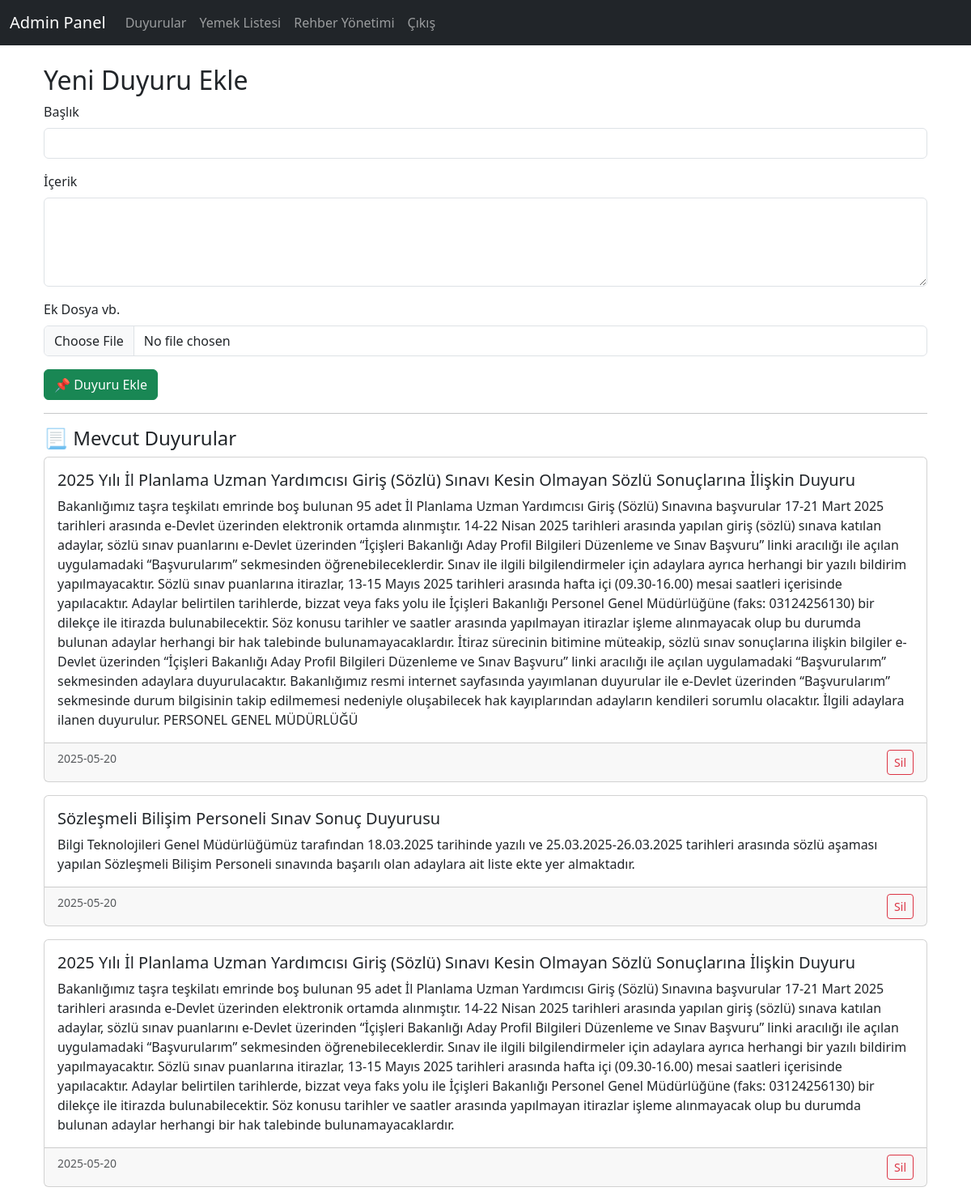
The app's page /admin/duyurular, older data.
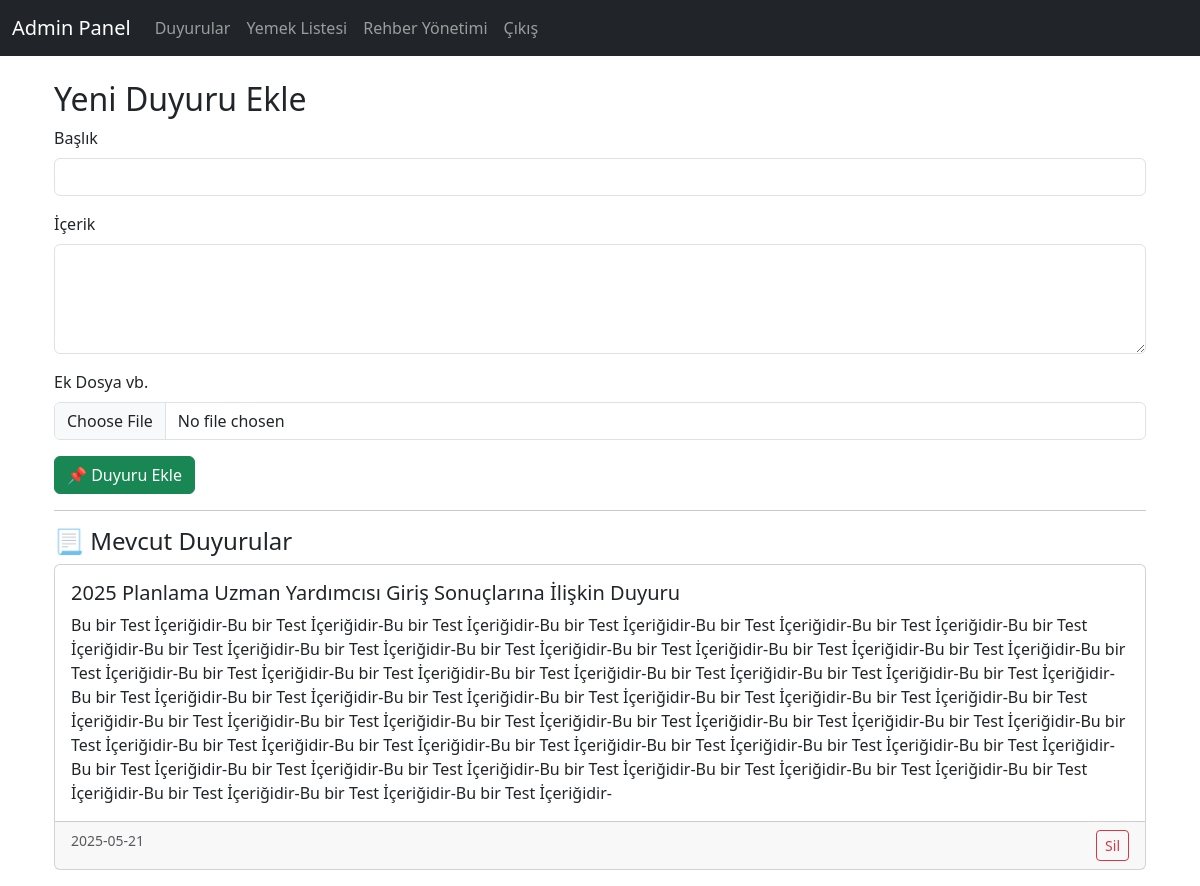
The same page, newer data.
### tables this page shows
CREATE TABLE duyurular (
            id INTEGER PRIMARY KEY AUTOINCREMENT,
            baslik TEXT NOT NULL,
            icerik TEXT NOT NULL
        , tarih TEXT);

### app.py (the view, shortened to what this page needs)
@app.route('/admin/duyurular', methods=['GET', 'POST'])
def admin_duyurular():
    db = get_db_connection()
    tarih_filter = request.args.get('tarih_filter')
    siralama = request.args.get('siralama', 'desc')
    query = "SELECT * FROM duyurular"
    params = []
    if tarih_filter:
        query += " WHERE tarih >= ?"
        params.append(tarih_filter)
    query += f" ORDER BY tarih {siralama.upper()}"
    duyurular = db.execute(query, params).fetchall()
    db.close()
    return render_template_tarihli('panel_template/duyuru_edit.html', duyurular=duyurular, tarih_filter=tarih_filter, siralama=siralama)

### app.py (called while the page is built)
def get_db_connection():
    conn = sqlite3.connect('rehber.db')
    conn.row_factory = sqlite3.Row
    return conn

def tarih_formatla(tarih):
    if isinstance(tarih, datetime):
        return tarih.strftime('%d.%m.%Y')
    elif isinstance(tarih, str):
        try:
            dt = datetime.fromisoformat(tarih)  # '2024-05-19'
            return dt.strftime('%d.%m.%Y')
        except:
            return tarih
    return tarih

def recursive_format(value):
    if isinstance(value, list):
        return [recursive_format(v) for v in value]
    elif isinstance(value, dict):
        return {k: recursive_format(v) for k, v in value.items()}
    else:
        return tarih_formatla(value)

def render_template_tarihli(template_name, **context):
    formatted_context = {k: recursive_format(v) for k, v in context.items()}
    return render_template(template_name, **formatted_context)

### templates/panel_template/duyuru_edit.html
{% extends "panel_template/base_admin_panel.html" %}
{% block content %}
<html lang="tr">
<div class="container mt-4">
    <h2>Yeni Duyuru Ekle</h2>
    <form method="POST">
        <div class="mb-3">
            <label for="baslik" class="form-label">Başlık</label>
            <input type="text" class="form-control" name="baslik" id="baslik" required>
        </div>
        <div class="mb-3">
            <label for="icerik" class="form-label">İçerik</label>
            <textarea class="form-control" name="icerik" id="icerik" rows="4" required></textarea>
        </div>
    <div class="mb-3">
        <label for="dosya" class="form-label">Ek Dosya vb.</label>
        <input type="file" name="dosya" class="form-control" accept=".pdf,.docx,.jpg,.png">
    </div>
        <button type="submit" class="btn btn-success">📌 Duyuru Ekle</button>
    </form>
    <hr>
    <h4>📃 Mevcut Duyurular</h4>
    {% for duyuru in duyurular %}
    <div class="card mb-3">
        <div class="card-body">
            <h5 class="card-title">{{ duyuru.baslik }}</h5>
            <p class="card-text">{{ duyuru.icerik }}</p>
        </div>
        <div class="card-footer d-flex justify-content-between">
            <small class="text-muted">{{ duyuru.tarih }}</small>
            <a href="{{ url_for('admin_duyuru_sil', id=duyuru.id) }}" class="btn btn-sm btn-outline-danger">Sil</a>
        </div>
    </div>
    {% endfor %}
</div>
{% endblock %}

Row changes from the older to the newer data that the page shows:
removed duyurular: baslik "2025 Yılı İl Planlama Uzman Yardımcısı Giriş (Sözlü) Sınavı Kesin Olmayan Sözlü Sonuçlarına İlişkin Duyuru", icerik "Bakanlığımız taşra teşkilatı emrinde boş bulunan 95 adet İl Planlama Uzman Yardımcısı Giriş (Sözlü) Sınavına başvurular 17-21 Mart 2025 tarihleri arasında e-Devlet üzerinden elektronik ortamda alınmıştır. 14-22 Nisan 2025 tarihleri arasında yapılan giriş (sözlü) sınava katılan adaylar, sözlü sınav puanlarını e-Devlet üzerinden “İçişleri Bakanlığı Aday Profil Bilgileri Düzenleme ve Sınav Başvuru” linki aracılığı ile açılan uygulamadaki “Başvurularım” sekmesinden öğrenebileceklerdir. Sınav ile ilgili bilgilendirmeler için adaylara ayrıca herhangi bir yazılı bildirim yapılmayacaktır. Sözlü sınav puanlarına itirazlar, 13-15 Mayıs 2025 tarihleri arasında hafta içi (09.30-16.00) mesai saatleri…", tarih "2025-05-20"
removed duyurular: baslik "Sözleşmeli Bilişim Personeli Sınav Sonuç Duyurusu", icerik "Bilgi Teknolojileri Genel Müdürlüğümüz tarafından 18.03.2025 tarihinde yazılı ve 25.03.2025-26.03.2025 tarihleri arasında sözlü aşaması yapılan Sözleşmeli Bilişim Personeli sınavında başarılı olan adaylara ait liste ekte yer almaktadır.", tarih "2025-05-20"
removed duyurular: baslik "2025 Yılı İl Planlama Uzman Yardımcısı Giriş (Sözlü) Sınavı Kesin Olmayan Sözlü Sonuçlarına İlişkin Duyuru", icerik "Bakanlığımız taşra teşkilatı emrinde boş bulunan 95 adet İl Planlama Uzman Yardımcısı Giriş (Sözlü) Sınavına başvurular 17-21 Mart 2025 tarihleri arasında e-Devlet üzerinden elektronik ortamda alınmıştır. 14-22 Nisan 2025 tarihleri arasında yapılan giriş (sözlü) sınava katılan adaylar, sözlü sınav puanlarını e-Devlet üzerinden “İçişleri Bakanlığı Aday Profil Bilgileri Düzenleme ve Sınav Başvuru” linki aracılığı ile açılan uygulamadaki “Başvurularım” sekmesinden öğrenebileceklerdir. Sınav ile ilgili bilgilendirmeler için adaylara ayrıca herhangi bir yazılı bildirim yapılmayacaktır. Sözlü sınav puanlarına itirazlar, 13-15 Mayıs 2025 tarihleri arasında hafta içi (09.30-16.00) mesai saatleri…", tarih "2025-05-20"
added duyurular: baslik "2025 Planlama Uzman Yardımcısı Giriş Sonuçlarına İlişkin Duyuru", icerik "Bu bir Test İçeriğidir-Bu bir Test İçeriğidir-Bu bir Test İçeriğidir-Bu bir Test İçeriğidir-Bu bir Test İçeriğidir-Bu bir Test İçeriğidir-Bu bir Test İçeriğidir-Bu bir Test İçeriğidir-Bu bir Test İçeriğidir-Bu bir Test İçeriğidir-Bu bir Test İçeriğidir-Bu bir Test İçeriğidir-Bu bir Test İçeriğidir-Bu bir Test İçeriğidir-Bu bir Test İçeriğidir-Bu bir Test İçeriğidir-Bu bir Test İçeriğidir-Bu bir Test İçeriğidir-Bu bir Test İçeriğidir-Bu bir Test İçeriğidir-Bu bir Test İçeriğidir-Bu bir Test İçeriğidir-Bu bir Test İçeriğidir-Bu bir Test İçeriğidir-Bu bir Test İçeriğidir-Bu bir Test İçeriğidir-Bu bir Test İçeriğidir-Bu bir Test İçeriğidir-Bu bir Test İçeriğidir-Bu bir Test İçeriğidir-Bu bir…", tarih "2025-05-21"
